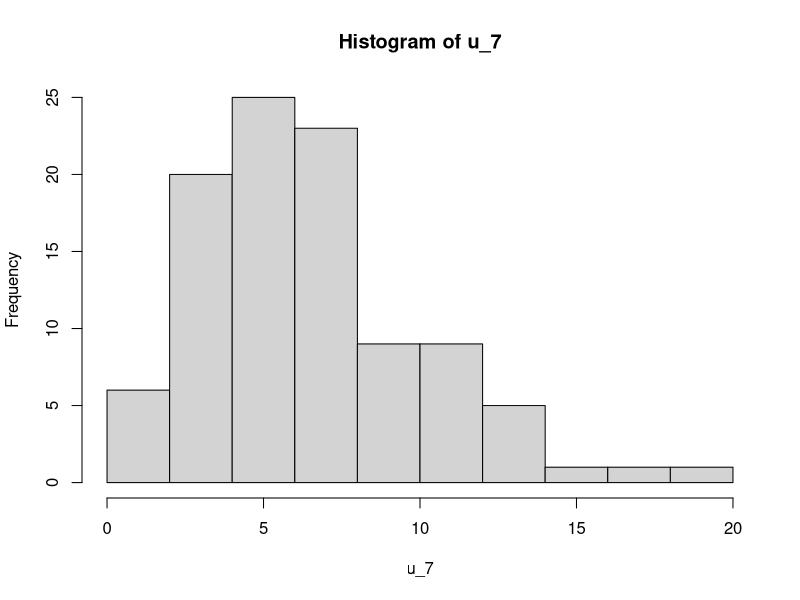

The R source for this figure:
# generate 100 random samples of size 5 N(10, 3^2)
rand_norms_5 <- replicate(100, rnorm(5, mean=10, sd=3))

# variances
norm_sample_variances <- apply(rand_norms_5, 2, var)

# standardize 
u <- 4*norm_sample_variances / 9

# percentiles of sample
quantile(u, probs = c(0.25, 0.5, 0.75))

# actual quantiles
qchisq(c(.25, .5, .75), 4)

# generate 100 random samples of size 7 N(5, 9)
rand_norms_7 <- replicate(100, rnorm(7, mean=5, sd=3))

# variances
norm_sample_variances_7 <- apply(rand_norms_7, 2, var)

# standardize 
u_7 <- 6*norm_sample_variances_7 / 9
hist(u_7)

# ratios
ratio <- u / u_7
inv_ratio <- u_7 / u

# count number greater than 4
counter_ratio = 0 
for (i in 1:100) {
  if (ratio[i] > 4) {
    counter_ratio = counter_ratio + 1;
  }
}

counter_inv_ratio = 0 
for (i in 1:100) {
  if (inv_ratio[i] > 4) {
    counter_inv_ratio = counter_inv_ratio + 1;
  }
}

# is an f-dist df=4,6 or 6,4
